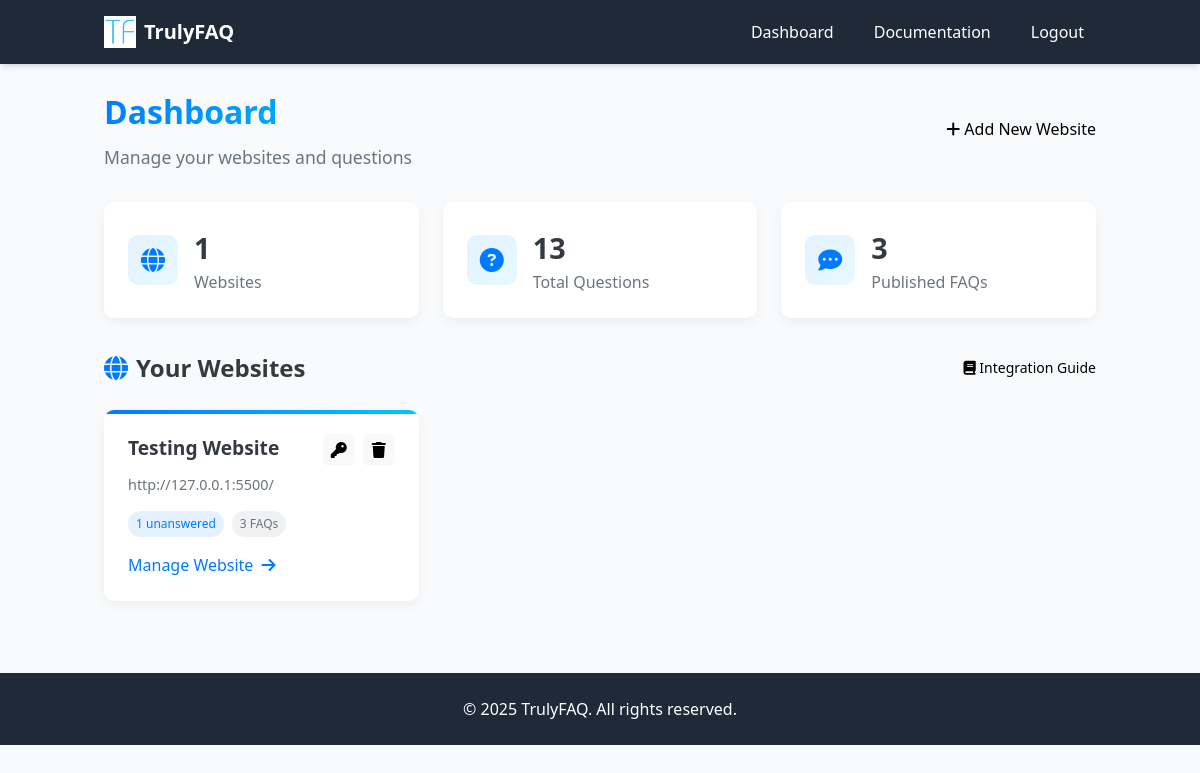
Before: /accounts/dashboard/ (signed in) with the older database file.
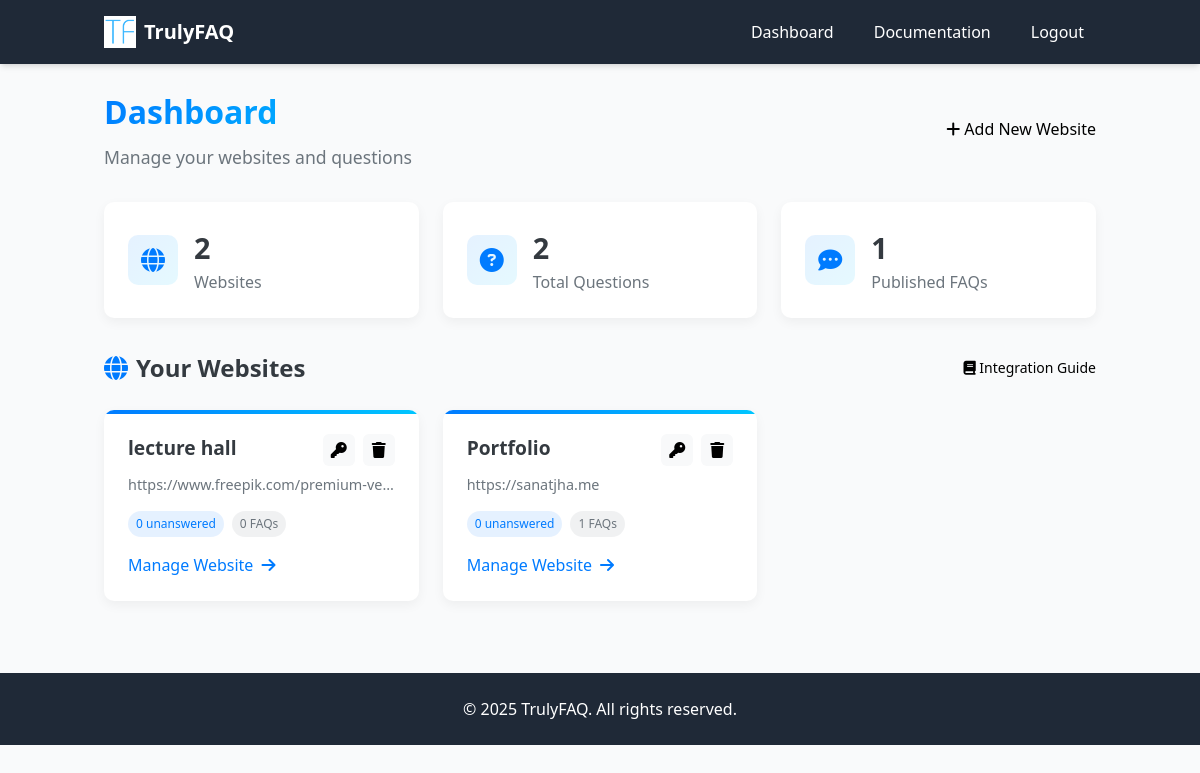
After: the same page with the newer database file.
### truelyfaq/accounts/models.py (models this page shows, shortened)
class Website(models.Model):
    owner = models.ForeignKey(User, on_delete=models.CASCADE, related_name='websites')
    name = models.CharField(max_length=255)
    url = models.URLField()
    api_key = models.CharField(max_length=64, unique=True, blank=True)
    created_at = models.DateTimeField(auto_now_add=True)
    updated_at = models.DateTimeField(auto_now=True)

### truelyfaq/accounts/views.py (the view)
# urls.py: path('dashboard/', views.dashboard, name='dashboard'),
@login_required
def dashboard(request):
    if request.method == 'POST':
        form = WebsiteForm(request.POST)
        if form.is_valid():
            website = form.save(commit=False)
            website.owner = request.user
            website.save()
            messages.success(request, f'Website "{website.name}" created successfully!')
            return redirect('dashboard')
        else:
            messages.error(request, 'There was an error creating your website. Please check the form.')
    else:
        form = WebsiteForm()
    websites = Website.objects.filter(owner=request.user)
    total_questions = Question.objects.filter(website__in=websites).count()
    total_faqs = FAQ.objects.filter(website__in=websites).count()
    for website in websites:
        website.unanswered_count = Question.objects.filter(
            website=website,
            is_answered=False
        ).count()
        website.faq_count = FAQ.objects.filter(website=website).count()
    context = {
        'websites': websites,
        'total_questions': total_questions,
        'total_faqs': total_faqs,
        'form': form,  # Include the form in the context
    }
    return render(request, 'accounts/dashboard.html', context)

### templates/accounts/dashboard.html (shortened to what this page needs)
{% extends 'base.html' %}
{% block content %}
<link rel="stylesheet" href="https://cdnjs.cloudflare.com/ajax/libs/font-awesome/6.7.2/css/all.min.css" />
<div class="dashboard-header">
    <div class="dashboard-title">
        <h1>Dashboard</h1>
        <p>Manage your websites and questions</p>
    </div>
    <div class="dashboard-actions">
        <button id="addWebsiteBtn" class="btn btn-primary">
            <i class="fas fa-plus"></i> Add New Website
        </button>
    </div>
</div>
<div class="dashboard-stats">
    <div class="stat-card">
        <div class="stat-icon">
            <i class="fas fa-globe"></i>
        </div>
        <div class="stat-content">
            <h3>{{ websites|length }}</h3>
            <p>Websites</p>
        </div>
    </div>
    <div class="stat-card">
        <div class="stat-icon">
            <i class="fas fa-question-circle"></i>
        </div>
        <div class="stat-content">
            <h3>{{ total_questions }}</h3>
            <p>Total Questions</p>
        </div>
    </div>
    <div class="stat-card">
        <div class="stat-icon">
            <i class="fas fa-comment-dots"></i>
        </div>
        <div class="stat-content">
            <h3>{{ total_faqs }}</h3>
            <p>Published FAQs</p>
        </div>
    </div>
</div>
<div class="dashboard-main">
    <div class="websites-container">
        <div class="section-header">
            <h2><i class="fas fa-globe"></i> Your Websites</h2>
            <a href="/documentation#api" class="text-sm">
                <i class="fas fa-book"></i> Integration Guide
            </a>
        </div>
        {% if websites %}
            <div class="websites-grid">
                {% for website in websites %}
                    <div class="website-card">
                        <div class="website-header">
                            <h3>{{ website.name }}</h3>
                            <div class="website-actions">
                                <button class="btn-icon" title="Copy API Key" onclick="copyApiKey('{{ website.api_key }}')">
                                    <i class="fas fa-key"></i>
                                </button>
                                <button class="btn-icon" title="Delete Website" onclick="confirmDelete('{{ website.id }}', '{{ website.name|escapejs }}')">
                                    <i class="fas fa-trash"></i>
                                </button>
                            </div>
                        </div>
                        <p class="website-url">{{ website.url }}</p>
                        <div class="website-stats">
                            <span class="badge badge-primary">
                                {{ website.unanswered_count }} unanswered
                            </span>
                            <span class="badge badge-secondary">
                                {{ website.faq_count|default:0 }} FAQs
                            </span>
                        </div>
                        <a href="{% url 'website_detail' website.id %}" class="website-link">
                            Manage Website <i class="fas fa-arrow-right"></i>
                        </a>
                    </div>
                {% endfor %}
            </div>
        {% endif %}
    </div>
</div>
{% endblock %}

### templates/base.html (shortened to what this page needs)
<!DOCTYPE html>
<html lang="en">
<head>
    <script src="https://cdn.tailwindcss.com"></script>
</head>
<body class="bg-gray-50 min-h-screen">
    <nav class="bg-dark text-white shadow-md">
        <div class="container mx-auto px-4 py-3 flex justify-between items-center">
            <a href="{% url 'dashboard' %}" class="flex items-center">
                <img src="/static/img/logo.png" alt="TrulyFAQ Logo" class="h-8 mr-2">
                <span class="text-xl font-bold">TrulyFAQ</span>
            </a>
            <div class="flex items-center space-x-4">
                {% if user.is_authenticated %}
                    <a href="{% url 'dashboard' %}" class="px-3 py-2 rounded hover:bg-gray-700">Dashboard</a>
                    <a href="/documentation" class="px-3 py-2 rounded hover:bg-gray-700">Documentation</a>
                    <form method="post" action="{% url 'logout' %}" class="inline">
                        <button type="submit" class="px-3 py-2 rounded hover:bg-gray-700">Logout</button>
                    </form>
                {% else %}
                    <a href="/documentation" class="px-3 py-2 rounded hover:bg-gray-700">Documentation</a>
                    <a href="{% url 'login' %}" class="px-3 py-2 rounded hover:bg-gray-700">Login</a>
                    <a href="{% url 'register' %}" class="px-3 py-2 rounded hover:bg-gray-700">Register</a>
                {% endif %}
            </div>
        </div>
    </nav>
    <div class="container mx-auto px-4 py-6">
        {% block content %}{% endblock %}
    </div>
    <footer class="bg-dark text-white py-6 mt-12">
        <div class="container mx-auto px-4">
            <p class="text-center">&copy; {% now "Y" %} TrulyFAQ. All rights reserved.</p>
        </div>
    </footer>
</body>
</html>

### templates/accounts/dashboard.html (style rules this page uses)
.dashboard-header { display: flex; justify-content: space-between; align-items: center; margin-bottom: 2rem; }
.dashboard-title h1 { font-size: 2rem; font-weight: 700; margin-bottom: 0.5rem; background: linear-gradient(135deg, #007bff, #00c6ff); -webkit-background-clip: text; background-clip: text; color: transparent; }
.dashboard-title p { color: #6c757d; font-size: 1.1rem; }
.dashboard-actions { display: flex; gap: 1rem; }
.dashboard-stats { display: grid; grid-template-columns: repeat(auto-fit, minmax(200px, 1fr)); gap: 1.5rem; margin-bottom: 2rem; }
.stat-card { background: white; border-radius: 10px; box-shadow: 0 4px 12px rgba(0,0,0,0.05); padding: 1.5rem; display: flex; align-items: center; transition: transform 0.3s ease, box-shadow 0.3s ease; }
.stat-icon { width: 50px; height: 50px; border-radius: 10px; background: linear-gradient(135deg, rgba(0,123,255,0.1), rgba(0,198,255,0.1)); display: flex; align-items: center; justify-content: center; margin-right: 1rem; }
.stat-icon i { font-size: 1.5rem; color: #007bff; }
.stat-content h3 { font-size: 1.8rem; font-weight: 700; margin: 0; color: #343a40; }
.stat-content p { color: #6c757d; margin: 0; }
.dashboard-main { display: grid; gap: 2rem; }
.section-header { display: flex; justify-content: space-between; align-items: center; margin-bottom: 1.5rem; }
.section-header h2 { font-size: 1.5rem; font-weight: 600; color: #343a40; display: flex; align-items: center; }
.section-header h2 i { margin-right: 0.5rem; color: #007bff; }
.websites-grid { display: grid; grid-template-columns: repeat(auto-fill, minmax(300px, 1fr)); gap: 1.5rem; }
.website-card { background: white; border-radius: 10px; box-shadow: 0 4px 12px rgba(0,0,0,0.05); padding: 1.5rem; transition: transform 0.3s ease, box-shadow 0.3s ease; position: relative; overflow: hidden; }
.website-card::before { content: ''; position: absolute; top: 0; left: 0; width: 100%; height: 4px; background: linear-gradient(90deg, #007bff, #00c6ff); }
.website-header { display: flex; justify-content: space-between; align-items: flex-start; margin-bottom: 0.5rem; }
.website-header h3 { font-size: 1.2rem; font-weight: 600; margin: 0; color: #343a40; }
.website-actions { display: flex; gap: 0.5rem; }
.btn-icon { width: 32px; height: 32px; border-radius: 6px; background: #f8f9fa; border: none; display: flex; align-items: center; justify-content: center; cursor: pointer; transition: all 0.2s ease; }
.website-url { color: #6c757d; font-size: 0.9rem; margin-bottom: 1rem; white-space: nowrap; overflow: hidden; text-overflow: ellipsis; }
.website-stats { display: flex; gap: 0.5rem; margin-bottom: 1rem; }
.badge { font-size: 0.75rem; padding: 0.25rem 0.5rem; border-radius: 20px; font-weight: 500; }
.badge-primary { background: rgba(0,123,255,0.1); color: #007bff; }
.badge-secondary { background: rgba(108,117,125,0.1); color: #6c757d; }
.website-link { display: inline-flex; align-items: center; color: #007bff; text-decoration: none; font-weight: 500; transition: color 0.2s ease; }
.website-link i { margin-left: 0.5rem; transition: transform 0.2s ease; }

Changed rows visible on the page:
removed Website: name "Testing Website", url "http://127.0.0.1:5500/", unanswered_count "1", faq_count "3"
added Website: name "lecture hall", url "https://www.freepik.com/premium-ve…", unanswered_count "0", faq_count "0"
added Website: name "Portfolio", url "https://sanatjha.me", unanswered_count "0", faq_count "1"
Other visible differences:
{{ websites|length }}: "1" → "2"
{{ total_questions }}: "13" → "2"
{{ total_faqs }}: "3" → "1"
